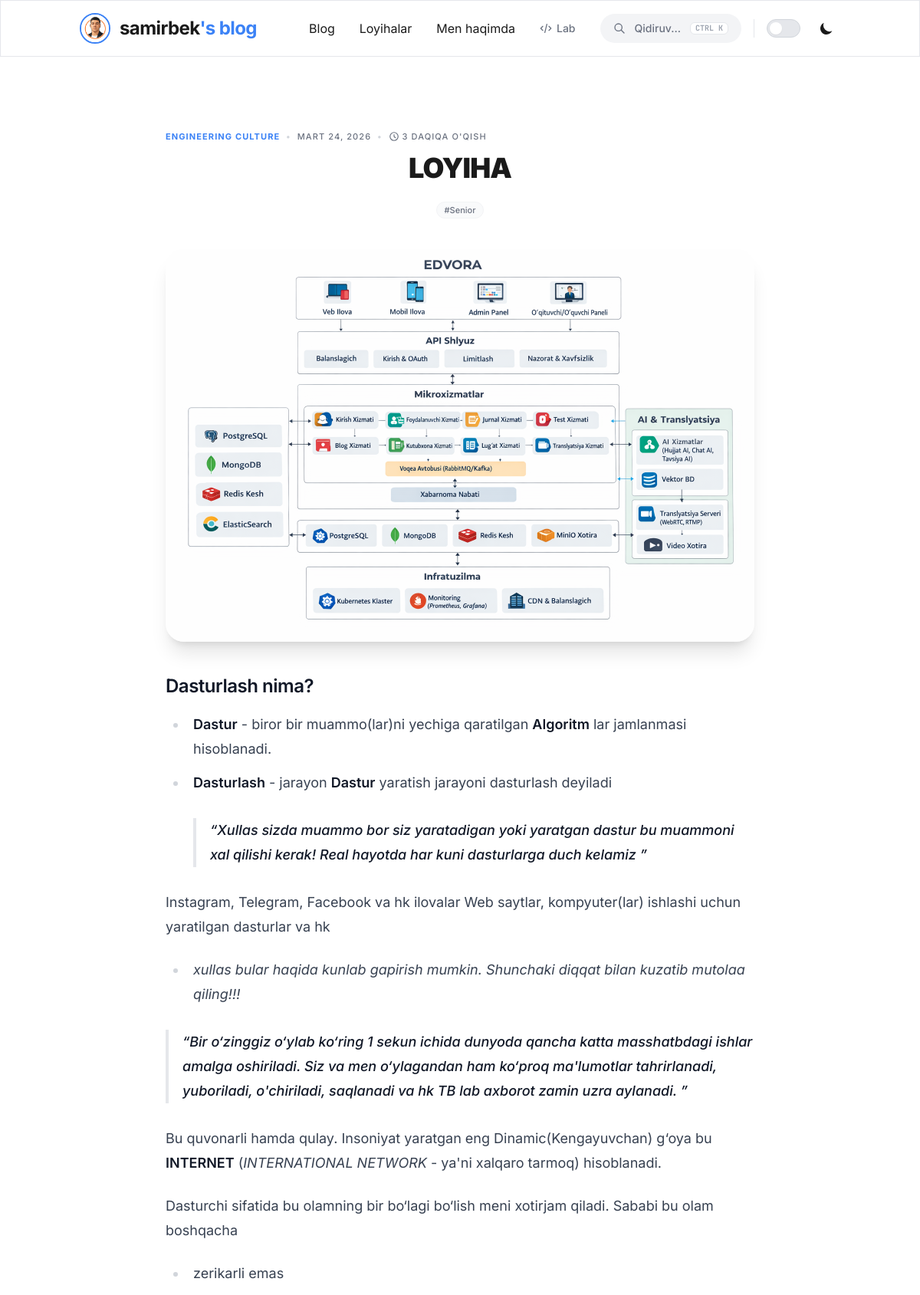
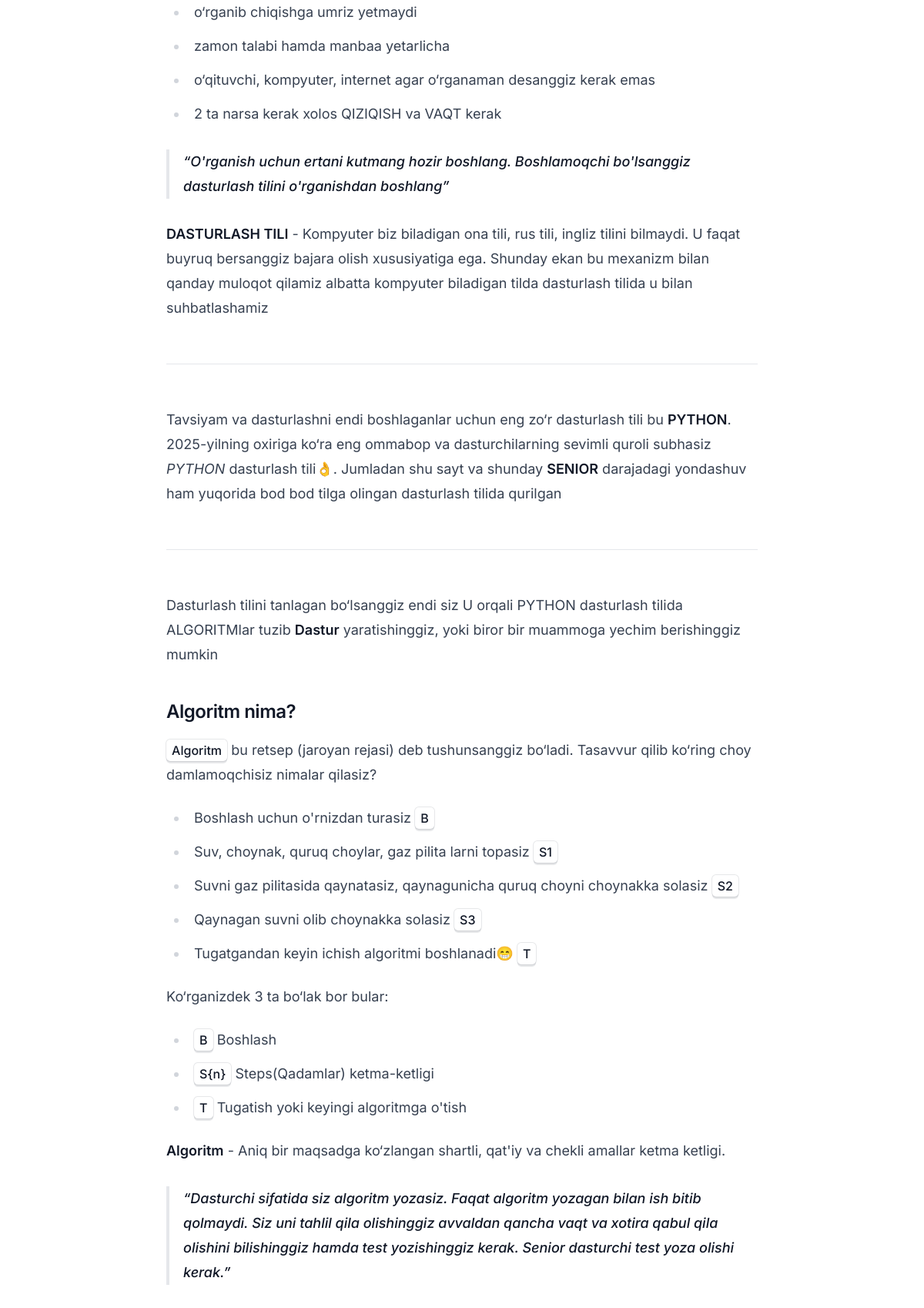
Screenshot of /blog/loyiha/ (upper part) with the database file from the repository (2 pictures, top to bottom).
### blog/models.py (models this page shows, shortened)
class Post(models.Model):
    title = models.CharField(max_length=200)
    slug = models.SlugField(unique=True, blank=True)
    summary = models.TextField(max_length=500)
    content = MarkdownxField()
    category = models.ForeignKey(Category, on_delete=models.CASCADE, related_name='posts')
    tags = models.ManyToManyField(Tag, related_name='posts')
    featured_image = models.ImageField(upload_to='blog_images/', blank=True, null=True)
    is_published = models.BooleanField(default=False)
    featured = models.BooleanField(default=False)
    markdown_path = models.CharField(max_length=500, blank=True, null=True)
    created_at = models.DateTimeField(auto_now_add=True)
    updated_at = models.DateTimeField(auto_now=True)
    class Meta:
        ordering = ['-created_at']
    @property
    def read_time(self):
        words = len(str(self.content).split())
        read_time_mins = max(1, words // 200) # 200 words per minute average
        return read_time_mins
    def get_absolute_url(self):
        return reverse('blog:blog_detail', kwargs={'slug': self.slug})

class Category(models.Model):
    name = models.CharField(max_length=100)
    slug = models.SlugField(unique=True)
    class Meta:
        verbose_name_plural = "Categories"

class Tag(models.Model):
    name = models.CharField(max_length=100)
    slug = models.SlugField(unique=True)

### blog/views.py (the view)
# urls.py: path('blog/<slug:slug>/', views.BlogDetailView.as_view(), name='blog_detail'),
class BlogDetailView(DetailView):
    model = Post
    template_name = 'blog/blog_detail.html'
    context_object_name = 'post'
    def get_queryset(self):
        if self.request.user.is_superuser:
            return Post.objects.all()
        return Post.objects.filter(is_published=True)
    def get_context_data(self, **kwargs):
        context = super().get_context_data(**kwargs)
        context['next_post'] = Post.objects.filter(is_published=True, created_at__gt=self.object.created_at).order_by('created_at').first()
        context['prev_post'] = Post.objects.filter(is_published=True, created_at__lt=self.object.created_at).order_by('-created_at').first()
        try:
            import git
            repo = git.Repo(search_parent_directories=True)
            commits = list(repo.iter_commits(max_count=5))
            context['git_history'] = [{
                'hash': c.hexsha[:7],
                'message': c.message.strip(),
                'date': c.committed_datetime,
            } for c in commits]
        except Exception:
            context['git_history'] = []
        return context

### templates/blog/blog_detail.html (shortened to what this page needs)
{% extends 'base.html' %}
{% load blog_tags %}
{% block content %}
<article class="max-w-3xl mx-auto py-12">
    <header class="mb-10 text-center">
        <div class="flex flex-col md:flex-row md:items-center justify-between gap-4 mb-3">
        <div class="flex items-center space-x-2 text-blue-500 font-bold uppercase tracking-widest text-[11px] flex-wrap justify-center">
            <span>{{ post.category.name }}</span>
            <span class="text-gray-300">•</span>
            <span class="text-gray-500 font-medium">{{ post.created_at|date:"F d, Y" }}</span>
            <span class="text-gray-300 hidden sm:inline">•</span>
            <span class="text-gray-500 font-medium flex items-center gap-1">
                <svg class="w-3.5 h-3.5" fill="none" stroke="currentColor" viewBox="0 0 24 24"><path stroke-linecap="round" stroke-linejoin="round" stroke-width="2" d="M12 8v4l3 3m6-3a9 9 0 11-18 0 9 9 0 0118 0z"></path></svg>
                {{ post.read_time }} daqiqa o'qish
            </span>
        </div>
    </div>
        <h1 class="text-3xl md:text-4xl font-black mb-6 leading-[1.2] tracking-tight">
            {{ post.title }}
        </h1>
        <div class="flex justify-center gap-2 mb-10">
            {% for tag in post.tags.all %}
            <span class="px-2.5 py-0.5 bg-gray-50 dark:bg-gray-800/50 border border-gray-100 dark:border-gray-700/50 rounded-full text-[11px] text-gray-500 font-medium">#{{ tag.name }}</span>
            {% endfor %}
        </div>
        {% if post.featured_image %}
        <img src="{{ post.featured_image.url }}" alt="{{ post.title }}" class="w-full rounded-3xl shadow-xl mb-10">
        {% endif %}
    </header>
    <div class="prose prose-lg dark:prose-invert max-w-none">
        {{ post.content|markdownify }}
    </div>
</article>
<link rel="stylesheet" href="https://cdnjs.cloudflare.com/ajax/libs/highlight.js/11.9.0/styles/github-dark-dimmed.min.css">
{% endblock %}

### static/css/index.css (style rules this page uses)
:root { --bg-primary: #ffffff; --text-primary: #1a1a1a; --accent: #3b82f6; }
body { font-family: 'Inter', sans-serif; background-color: var(--bg-primary); color: var(--text-primary); transition: background-color 0.3s ease, color 0.3s ease; }
h1, h2, h3, h4 { letter-spacing: -0.02em; font-weight: 700; }

### templates/blog/blog_detail.html (style rules this page uses)
.prose h3 { @apply text-2xl font-bold mt-10 mb-5; }
.prose p { @apply text-lg text-gray-700 dark:text-gray-300 mb-6 leading-relaxed; }
.prose ul { @apply list-disc ml-6 mb-6 space-y-2 text-lg text-gray-700 dark:text-gray-300; }
.prose blockquote { @apply border-l-4 border-blue-500 pl-6 italic my-8 text-xl text-gray-600 dark:text-gray-400; }

### templates/base.html (style rules this page uses)
body { top: 0 !important; }

### rows the page displays
Post: category.name "ENGINEERING CULTURE", created_at "MART 24, 2026", read_time "3", title "LOYIHA", featured_image (picture), content "Dasturlash nima? Dastur - biror bir muammo(lar)ni yechiga qaratilgan Algoritm lar jamlanmasi hisoblanadi. Dasturlash - jarayon Dastur yaratish jarayoni dasturlash deyiladi Xullas sizda muammo bor siz yaratadigan yoki yaratgan dastur bu muammoni xal qilishi kerak! Real hayotda har kuni dasturlarga duch kelamiz Instagram, Telegram, Facebook va hk ilovalar Web saytlar, kompyuter(lar) ishlashi uchun yaratilgan dasturlar va hk xullas bular haqida kunlab gapirish mumkin. Shunchaki diqqat bilan kuzatib mutolaa qiling!!! Bir o‘zinggiz o‘ylab ko‘ring 1 sekun ichida dunyoda qancha katta masshatbdagi ishlar amalga oshiriladi. Siz va men o‘ylagandan ham ko‘proq ma'lumotlar tahrirlanadi, yuboriladi,…"
Tag: name "Senior"
